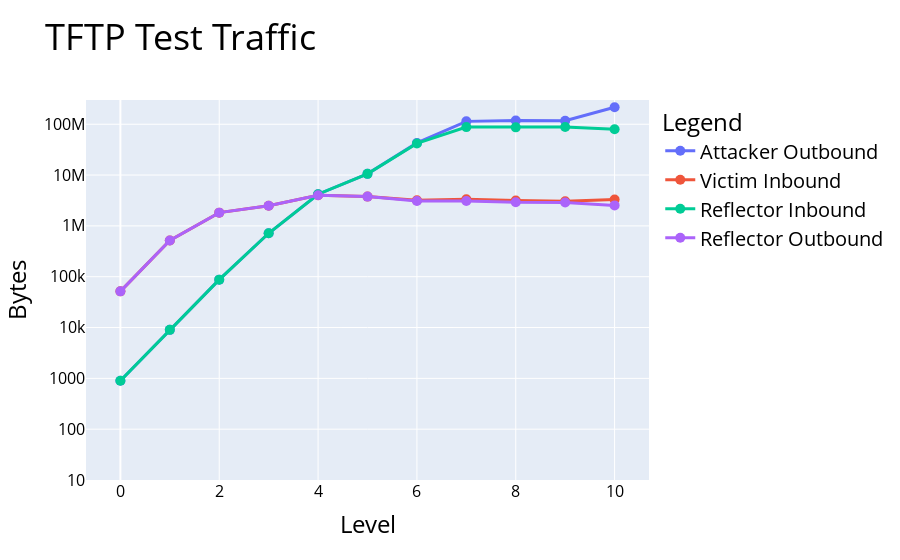

The cell this chart's notebook holds for it:
### Markdown cell above
## Plotting

### Code cell
PlotLevelAttackData(attackerBytes,victimBytes,reflectorBytes,Protocol)

### Figure 1 — Plotly figure (JSON) as saved in the notebook; plotly's stock layout.template omitted (floating-point values rounded to 4 significant figures)
{"data": [{"hovertemplate": "variable=Attacker Outbound<br>Level=%{x}<br>value=%{y}<extra></extra>", "legendgroup": "Attacker Outbound", "line": {"color": "#636efa", "dash": "solid", "width": 3}, "marker": {"size": 10, "symbol": "circle"}, "mode": "markers+lines", "name": "Attacker Outbound", "orientation": "v", "showlegend": true, "type": "scatter", "x": [0, 1, 2, 3, 4, 5, 6, 7, 8, 9, 10], "xaxis": "x", "y": [900, 9000, 87600, 715800, 4200960, 10570740, 42887280, 113922480, 118607400, 117188340, 215641320], "yaxis": "y"}, {"hovertemplate": "variable=Victim Inbound<br>Level=%{x}<br>value=%{y}<extra></extra>", "legendgroup": "Victim Inbound", "line": {"color": "#EF553B", "dash": "solid", "width": 3}, "marker": {"size": 10, "symbol": "circle"}, "mode": "markers+lines", "name": "Victim Inbound", "orientation": "v", "showlegend": true, "type": "scatter", "x": [0, 1, 2, 3, 4, 5, 6, 7, 8, 9, 10], "xaxis": "x", "y": [51540, 515400, 1823388, 2489146, 3998028, 3769330, 3181882, 3324972, 3164170, 3061506, 3306768], "yaxis": "y"}, {"hovertemplate": "variable=Reflector Inbound<br>Level=%{x}<br>value=%{y}<extra></extra>", "legendgroup": "Reflector Inbound", "line": {"color": "#00cc96", "dash": "solid", "width": 3}, "marker": {"size": 10, "symbol": "circle"}, "mode": "markers+lines", "name": "Reflector Inbound", "orientation": "v", "showlegend": true, "type": "scatter", "x": [0, 1, 2, 3, 4, 5, 6, 7, 8, 9, 10], "xaxis": "x", "y": [900, 9000, 87600, 715882, 4201042, 10570740, 41926080, 87821842, 86906002, 88363740, 79580460], "yaxis": "y"}, {"hovertemplate": "variable=Reflector Outbound<br>Level=%{x}<br>value=%{y}<extra></extra>", "legendgroup": "Reflector Outbound", "line": {"color": "#ab63fa", "dash": "solid", "width": 3}, "marker": {"size": 10, "symbol": "circle"}, "mode": "markers+lines", "name": "Reflector Outbound", "orientation": "v", "showlegend": true, "type": "scatter", "x": [0, 1, 2, 3, 4, 5, 6, 7, 8, 9, 10], "xaxis": "x", "y": [51540, 515400, 1823388, 2489146, 3998028, 3769330, 3082598, 3087582, 2908100, 2885362, 2530402], "yaxis": "y"}], "layout": {"legend": {"font": {"color": "black", "size": 20}, "title": {"font": {"color": "black", "size": 24}, "text": "Legend"}, "tracegroupgap": 0}, "title": {"font": {"color": "black", "size": 36}, "text": "TFTP Test Traffic"}, "xaxis": {"anchor": "y", "domain": [0, 1], "tickfont": {"color": "black", "size": 16}, "title": {"font": {"color": "black", "size": 24}, "text": "Level"}}, "yaxis": {"anchor": "x", "domain": [0, 1], "range": [1, 8.477], "tickfont": {"color": "black", "size": 16}, "title": {"font": {"color": "black", "size": 24}, "text": "Bytes"}, "type": "log"}}}
